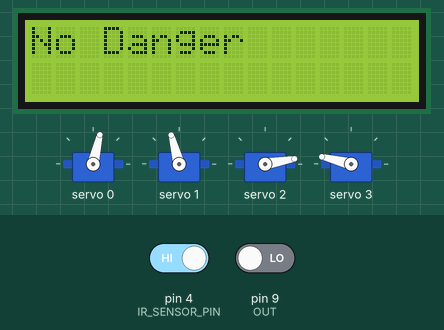
Bench run of a sketch on a simulated Arduino Uno, built with avr-gcc and run on an emulated ATmega328P. Shown: 16×2 character LCD, 4 × servo. The inputs (shaded band) are chosen by the test bench; at power-on: pin 4 (IR_SENSOR_PIN) HIGH, pin 9 (OUT) LOW. What the sketch prints to the serial monitor is not drawn.

Above: at 4.2 s.
4.3 s: pin 4 (IR_SENSOR_PIN) driven LOW
At 6.3 s:
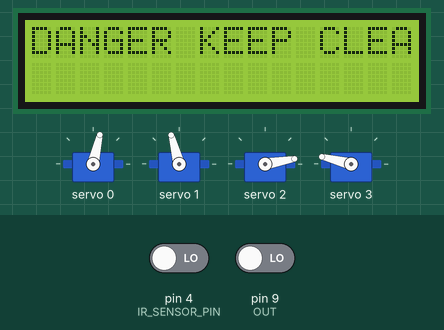
At 12.4 s:
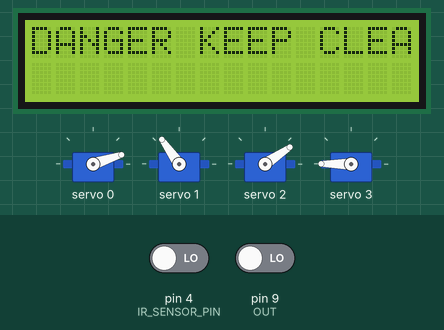
18.5 s: pin 4 (IR_SENSOR_PIN) driven HIGH
At 23.0 s:
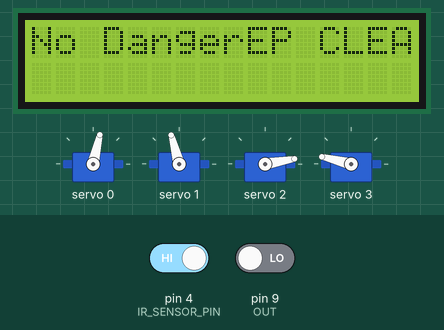
Timing chart, 0 to 24.5 s (numbered marks = the images above; inputs shaded):
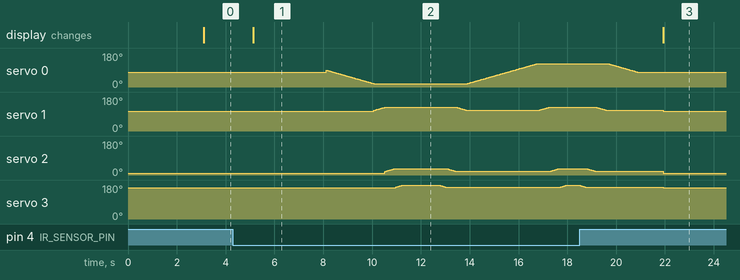

The sketch:

sketch_feb5a.ino
```cpp
#include <Wire.h>
#include <Adafruit_PWMServoDriver.h>
#include <LiquidCrystal_I2C.h>

#define servo1 0
#define servo2 1
#define servo3 2
#define servo4 3
#define IR_SENSOR_PIN 4  // Replace with the actual pin connected to the IR sensor

#define RED 0
#define GREEN 1
#define BLUE 2

const int S0 = 5;
const int S1 = 6;
const int S2 = 7;
const int S3 = 8;
const int OUT = 9;

LiquidCrystal_I2C lcd(0x27, 16, 2);  // I2C address and pin numbers

Adafruit_PWMServoDriver srituhobby = Adafruit_PWMServoDriver();

void moveServo(int servoNumber, int startPos, int endPos, int delayTime) {
  int step = (startPos < endPos) ? 1 : -1;
  for (int pos = startPos; pos != endPos + step; pos += step) {
    srituhobby.setPWM(servoNumber, 0, pos);
    delay(delayTime);
  }
}

void setup() {
  Serial.begin(9600);
  srituhobby.begin();
  srituhobby.setPWMFreq(60);

  pinMode(IR_SENSOR_PIN, INPUT);
  pinMode(S0, OUTPUT);
  pinMode(S1, OUTPUT);
  pinMode(S2, OUTPUT);
  pinMode(S3, OUTPUT);
  pinMode(OUT, INPUT);

  // Setting frequency scaling to 20%
  digitalWrite(S0, HIGH);
  digitalWrite(S1, LOW);

  // Set initial LCD message
  Serial.println("Initializing LCD...");
  lcd.begin(16, 2);  // Initialize the LCD with 16 columns and 2 rows
  lcd.backlight();   // Turn on the backlight if your LCD has one
  lcd.setCursor(0, 0);
  lcd.print("Initializing...");

  delay(3000);
  lcd.clear();
}

void loop() {
  int irSensorValue = digitalRead(IR_SENSOR_PIN);

  Serial.print("IR Sensor Value: ");
  Serial.println(irSensorValue);

  if (irSensorValue == LOW) {

    lcd.setCursor(0, 0);
    lcd.print("DANGER KEEP CLEAR");
    // Color sensor active only when IR sensor is low
    int red = getColor(RED);
    int green = getColor(GREEN);
    int blue = getColor(BLUE);

    Serial.print("Red: "); Serial.print(red);
    Serial.print(", Green: "); Serial.print(green);
    Serial.print(", Blue: "); Serial.println(blue);

    // Perform movements based on color
    if (red >= 60 || red < 75) {
      // Red detected, perform movements for red
      for (int S1value = 360; S1value >= 180; S1value--) {
    srituhobby.setPWM(servo1, 0, S1value);
    delay(10);
  }

  for (int S2value = 410; S2value <= 450; S2value++) {
    srituhobby.setPWM(servo2, 0, S2value);
    delay(10);
  }

  for (int S3value = 180; S3value <= 220; S3value++) {
    srituhobby.setPWM(servo3, 0, S3value);
    delay(10);
  }

  for (int S4value = 560; S4value <= 610; S4value++) {
    srituhobby.setPWM(servo4, 0, S4value);
    delay(10);
  }
  ////////////////////////
  delay(1000);
  for (int S4value = 610; S4value > 560; S4value--) {
    srituhobby.setPWM(servo4, 0, S4value);
    delay(10);
  }

  for (int S3value = 220; S3value > 180; S3value--) {
    srituhobby.setPWM(servo3, 0, S3value);
    delay(10);
  }

  for (int S2value = 450; S2value > 410; S2value--) {
    srituhobby.setPWM(servo2, 0, S2value);
    delay(10);
  }

  for (int S1value = 180; S1value < 450; S1value++) {
    srituhobby.setPWM(servo1, 0, S1value);
    delay(10);
  }
  //////////////////////
  for (int S2value = 410; S2value <= 450; S2value++) {
    srituhobby.setPWM(servo2, 0, S2value);
    delay(10);
  }

  for (int S3value = 180; S3value <= 220; S3value++) {
    srituhobby.setPWM(servo3, 0, S3value);
    delay(10);
  }

  for (int S4value = 560; S4value <= 610; S4value++) {
    srituhobby.setPWM(servo4, 0, S4value);
    delay(10);
  }

  for (int S4value = 610; S4value > 560; S4value--) {
    srituhobby.setPWM(servo4, 0, S4value);
    delay(10);
  }
  ///////////////////
  for (int S3value = 220; S3value > 180; S3value--) {
    srituhobby.setPWM(servo3, 0, S3value);
    delay(10);
  }

  for (int S2value = 450; S2value > 410; S2value--) {
    srituhobby.setPWM(servo2, 0, S2value);
    delay(10);
  }

  for (int S1value = 450; S1value > 330; S1value--) {
    srituhobby.setPWM(servo1, 0, S1value);
    delay(10);
  }
      // Add other movements for red color if needed
    } else if (green > 200) {
      // Green detected, perform movements for green
      for (int S1value = 360; S1value >= 180; S1value--) {
    srituhobby.setPWM(servo1, 0, S1value);
    delay(10);
  }

  for (int S2value = 410; S2value <= 450; S2value++) {
    srituhobby.setPWM(servo2, 0, S2value);
    delay(10);
  }

  for (int S3value = 180; S3value <= 220; S3value++) {
    srituhobby.setPWM(servo3, 0, S3value);
    delay(10);
  }

  for (int S4value = 560; S4value <= 610; S4value++) {
    srituhobby.setPWM(servo4, 0, S4value);
    delay(10);
  }
  ////////////////////////
  delay(1000);
  for (int S4value = 610; S4value > 560; S4value--) {
    srituhobby.setPWM(servo4, 0, S4value);
    delay(10);
  }

  for (int S3value = 220; S3value > 180; S3value--) {
    srituhobby.setPWM(servo3, 0, S3value);
    delay(10);
  }

  for (int S2value = 450; S2value > 410; S2value--) {
    srituhobby.setPWM(servo2, 0, S2value);
    delay(10);
  }

  for (int S1value = 180; S1value < 450; S1value++) {
    srituhobby.setPWM(servo1, 0, S1value);
    delay(10);
  }
  //////////////////////
  for (int S2value = 410; S2value <= 450; S2value++) {
    srituhobby.setPWM(servo2, 0, S2value);
    delay(10);
  }

  for (int S3value = 180; S3value <= 220; S3value++) {
    srituhobby.setPWM(servo3, 0, S3value);
    delay(10);
  }

  for (int S4value = 560; S4value <= 610; S4value++) {
    srituhobby.setPWM(servo4, 0, S4value);
    delay(10);
  }

  for (int S4value = 610; S4value > 560; S4value--) {
    srituhobby.setPWM(servo4, 0, S4value);
    delay(10);
  }
  ///////////////////
  for (int S3value = 220; S3value > 180; S3value--) {
    srituhobby.setPWM(servo3, 0, S3value);
    delay(10);
  }

  for (int S2value = 450; S2value > 410; S2value--) {
    srituhobby.setPWM(servo2, 0, S2value);
    delay(10);
  }

  for (int S1value = 450; S1value > 330; S1value--) {
    srituhobby.setPWM(servo1, 0, S1value);
    delay(10);
  }
      // Add other movements for green color if needed
    } else if (blue > 200) {
      // Blue detected, perform movements for blue
      for (int S1value = 360; S1value >= 180; S1value--) {
    srituhobby.setPWM(servo1, 0, S1value);
    delay(10);
  }

  for (int S2value = 410; S2value <= 450; S2value++) {
    srituhobby.setPWM(servo2, 0, S2value);
    delay(10);
  }

  for (int S3value = 180; S3value <= 220; S3value++) {
    srituhobby.setPWM(servo3, 0, S3value);
    delay(10);
  }

  for (int S4value = 560; S4value <= 610; S4value++) {
    srituhobby.setPWM(servo4, 0, S4value);
    delay(10);
  }
  ////////////////////////
  delay(1000);
  for (int S4value = 610; S4value > 560; S4value--) {
    srituhobby.setPWM(servo4, 0, S4value);
    delay(10);
  }

  for (int S3value = 220; S3value > 180; S3value--) {
    srituhobby.setPWM(servo3, 0, S3value);
    delay(10);
  }

  for (int S2value = 450; S2value > 410; S2value--) {
    srituhobby.setPWM(servo2, 0, S2value);
    delay(10);
  }

  for (int S1value = 180; S1value < 450; S1value++) {
    srituhobby.setPWM(servo1, 0, S1value);
    delay(10);
  }
  //////////////////////
  for (int S2value = 410; S2value <= 450; S2value++) {
    srituhobby.setPWM(servo2, 0, S2value);
    delay(10);
  }

  for (int S3value = 180; S3value <= 220; S3value++) {
    srituhobby.setPWM(servo3, 0, S3value);
    delay(10);
  }

  for (int S4value = 560; S4value <= 610; S4value++) {
    srituhobby.setPWM(servo4, 0, S4value);
    delay(10);
  }

  for (int S4value = 610; S4value > 560; S4value--) {
    srituhobby.setPWM(servo4, 0, S4value);
    delay(10);
  }
  ///////////////////
  for (int S3value = 220; S3value > 180; S3value--) {
    srituhobby.setPWM(servo3, 0, S3value);
    delay(10);
  }

  for (int S2value = 450; S2value > 410; S2value--) {
    srituhobby.setPWM(servo2, 0, S2value);
    delay(10);
  }

  for (int S1value = 450; S1value > 330; S1value--) {
    srituhobby.setPWM(servo1, 0, S1value);
    delay(10);
  }
      // Add other movements for blue color if needed
    }
  } else {

    lcd.setCursor(0, 0);
    lcd.print("No Danger");
    // No object detected by IR sensor, return to initial position
      srituhobby.begin();
  srituhobby.setPWMFreq(60);
  srituhobby.setPWM(servo1, 0, 330);
  srituhobby.setPWM(servo2, 0, 400);
  srituhobby.setPWM(servo3, 0, 160);
  srituhobby.setPWM(servo4, 0, 555);

  }

  delay(1000);

}

int getColor(int color) {
   switch (color) {
    case RED:
      digitalWrite(S2, LOW);
      digitalWrite(S3, LOW);
      break;
    case GREEN:
      digitalWrite(S2, HIGH);
      digitalWrite(S3, HIGH);
      break;
    case BLUE:
      digitalWrite(S2, LOW);
      digitalWrite(S3, HIGH);
      break;
  }

  // Read the frequency
  int frequency = pulseIn(OUT, LOW);

  // Convert the frequency to color intensity
  int intensity = map(frequency, 50, 700, 0, 255);

  return intensity;
}
```

Measured:
- after the input at 18.5 s, the display: changes after 3.4 s (image 3)
